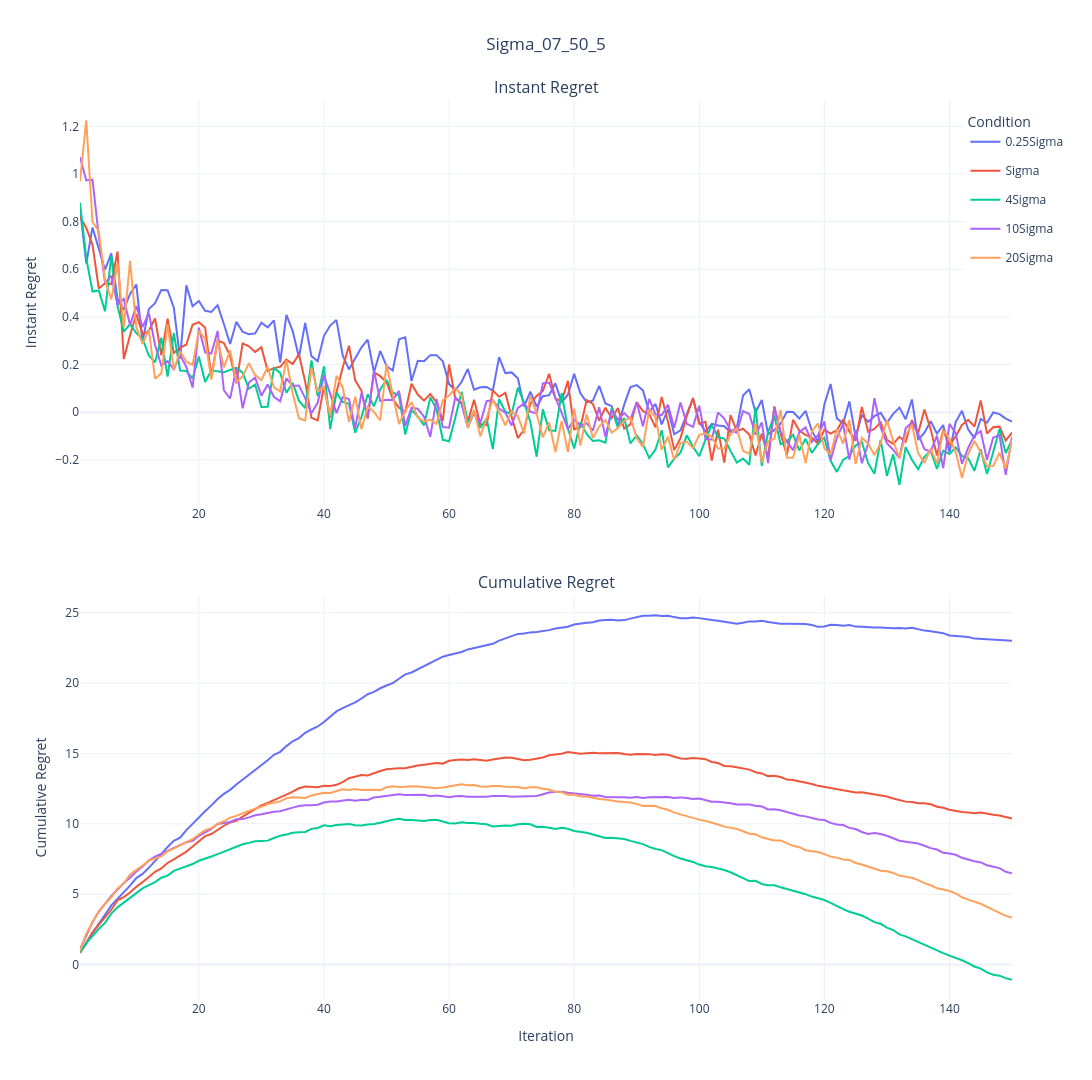

Write notebook code for a chart like this one.
### Code cell
import pandas as pd
import plotly.graph_objects as go
import plotly.express as px
from plotly.subplots import make_subplots
import plotly.io as pio
import os
import numpy as np

text = "Sigma_07"

# 定义文件夹路径和CSV文件列表
data_folder = os.path.join('Data', text)
# files = ['50_5_0.csv','50_5_2.csv','50_5_20.csv','50_5_TS.csv','50_5_Uni.csv']
# curve_names = ['β = 0', 'β = 2', 'β = 20', 'TS', 'Uniform']
files = ['50_8_TS_0.25.csv','50_8_TS_1.csv','50_8_TS_4.csv','50_8_TS_10.csv','50_8_TS_20.csv']
curve_names = [ '0.25Sigma', 'Sigma', '4Sigma', '10Sigma', '20Sigma']
colors = px.colors.qualitative.Plotly[:len(curve_names)] 

# 创建三个DataFrame分别存储原始均值、最优均值和累积遗憾
all_mean_data = pd.DataFrame()
all_best_data = pd.DataFrame()
all_cumsum_data = pd.DataFrame()  # 新增：存储Cumulative Regret

# 循环处理每个文件
for file, name in zip(files, curve_names):
    file_path = os.path.join(data_folder, file)
    df = pd.read_csv(file_path, index_col='Repetition')
    
    # 计算每个step的均值（Instant Regret）
    mean_results = df.mean(axis=0)
    
    # 计算当前最优均值（Simple Regret，可选保留或删除）
    best_results = np.minimum.accumulate(mean_results.values)
    
    # 添加到原始均值DataFrame
    temp_mean_df = pd.DataFrame({
        'Iter': range(1, 151),
        'Value': mean_results.values,
        'Condition': name
    })
    
    # 添加到最优均值DataFrame（可选保留或删除）
    temp_best_df = pd.DataFrame({
        'Iter': range(1, 151),
        'Value': best_results,
        'Condition': name
    })    
    
    # 新增：计算Cumulative Regret（排除Uniform条件）
    if name != 'Uniform':
        cumsum_results = np.cumsum(mean_results.values)
        temp_cumsum_df = pd.DataFrame({
            'Iter': range(1, 151),
            'Value': cumsum_results,
            'Condition': name
        })
        all_cumsum_data = pd.concat([all_cumsum_data, temp_cumsum_df])
    
    all_mean_data = pd.concat([all_mean_data, temp_mean_df])
    all_best_data = pd.concat([all_best_data, temp_best_df])

# 创建子图（2行1列，垂直排列）
fig = make_subplots(
    rows=2, cols=1,
    vertical_spacing=0.1,
    subplot_titles=("Instant Regret", "Cumulative Regret")  # 添加子图标题
)

# 为每个条件添加原始均值曲线（Instant Regret，第一个子图）
for i, condition in enumerate(curve_names):
    mean_df = all_mean_data[all_mean_data['Condition'] == condition]
    fig.add_trace(
        go.Scatter(
            x=mean_df['Iter'],
            y=mean_df['Value'],
            name=condition,
            legendgroup=condition,
            showlegend=True,
            line=dict(color=colors[i]),
            meta=[condition],
            hovertemplate="Iter: %{x}<br>Mean: %{y:.4f}<br>Condition: %{meta[0]}<extra></extra>"
        ),
        row=1, col=1
    )

# 为每个条件（排除Uniform）添加累积遗憾曲线（Cumulative Regret，第二个子图）
for i, condition in enumerate(curve_names):
    if condition == 'Uniform':
        continue  # 跳过Uniform条件
    cumsum_df = all_cumsum_data[all_cumsum_data['Condition'] == condition]
    fig.add_trace(
        go.Scatter(
            x=cumsum_df['Iter'],
            y=cumsum_df['Value'],
            name=condition,
            legendgroup=condition,
            showlegend=False,  # 避免重复图例
            line=dict(color=colors[i]),
            meta=[condition],
            hovertemplate="Iter: %{x}<br>CumSum: %{y:.4f}<br>Condition: %{meta[0]}<extra></extra>"
        ),
        row=2, col=1
    )

# 更新布局
fig.update_layout(
    title_text=text+"_50_5",
    title_x=0.5,
    height=1080,
    width=1920,
    template='plotly_white',
    legend_title_text='Condition',
    legend=dict(yanchor="top", y=0.99, xanchor="left", x=0.95)
)

# 更新Y轴和X轴标签
fig.update_yaxes(title_text="Instant Regret", row=1, col=1)
fig.update_yaxes(title_text="Cumulative Regret", row=2, col=1)
fig.update_xaxes(title_text="Iteration", row=2, col=1)  # 仅底部子图显示X轴标签

# 显示图形
fig.show()

# 保存为HTML文件
pio.write_html(fig, '50_5_instant.html')

### Figure 1 — Plotly figure (JSON) as saved in the notebook; plotly's stock layout.template omitted (floating-point values rounded to 4 significant figures; data arrays with more than 128 entries replaced by an {"elided": "..."} marker saying what was removed)
{"data": [{"hovertemplate": "Iter: %{x}<br>Mean: %{y:.4f}<br>Condition: %{meta[0]}<extra></extra>", "legendgroup": "0.25Sigma", "line": {"color": "#636EFA"}, "meta": ["0.25Sigma"], "name": "0.25Sigma", "showlegend": true, "type": "scatter", "x": {"elided": "150 int values"}, "xaxis": "x", "y": {"elided": "150 float values"}, "yaxis": "y"}, {"hovertemplate": "Iter: %{x}<br>Mean: %{y:.4f}<br>Condition: %{meta[0]}<extra></extra>", "legendgroup": "Sigma", "line": {"color": "#EF553B"}, "meta": ["Sigma"], "name": "Sigma", "showlegend": true, "type": "scatter", "x": {"elided": "150 int values"}, "xaxis": "x", "y": {"elided": "150 float values"}, "yaxis": "y"}, {"hovertemplate": "Iter: %{x}<br>Mean: %{y:.4f}<br>Condition: %{meta[0]}<extra></extra>", "legendgroup": "4Sigma", "line": {"color": "#00CC96"}, "meta": ["4Sigma"], "name": "4Sigma", "showlegend": true, "type": "scatter", "x": {"elided": "150 int values"}, "xaxis": "x", "y": {"elided": "150 float values"}, "yaxis": "y"}, {"hovertemplate": "Iter: %{x}<br>Mean: %{y:.4f}<br>Condition: %{meta[0]}<extra></extra>", "legendgroup": "10Sigma", "line": {"color": "#AB63FA"}, "meta": ["10Sigma"], "name": "10Sigma", "showlegend": true, "type": "scatter", "x": {"elided": "150 int values"}, "xaxis": "x", "y": {"elided": "150 float values"}, "yaxis": "y"}, {"hovertemplate": "Iter: %{x}<br>Mean: %{y:.4f}<br>Condition: %{meta[0]}<extra></extra>", "legendgroup": "20Sigma", "line": {"color": "#FFA15A"}, "meta": ["20Sigma"], "name": "20Sigma", "showlegend": true, "type": "scatter", "x": {"elided": "150 int values"}, "xaxis": "x", "y": {"elided": "150 float values"}, "yaxis": "y"}, {"hovertemplate": "Iter: %{x}<br>CumSum: %{y:.4f}<br>Condition: %{meta[0]}<extra></extra>", "legendgroup": "0.25Sigma", "line": {"color": "#636EFA"}, "meta": ["0.25Sigma"], "name": "0.25Sigma", "showlegend": false, "type": "scatter", "x": {"elided": "150 int values"}, "xaxis": "x2", "y": {"elided": "150 float values"}, "yaxis": "y2"}, {"hovertemplate": "Iter: %{x}<br>CumSum: %{y:.4f}<br>Condition: %{meta[0]}<extra></extra>", "legendgroup": "Sigma", "line": {"color": "#EF553B"}, "meta": ["Sigma"], "name": "Sigma", "showlegend": false, "type": "scatter", "x": {"elided": "150 int values"}, "xaxis": "x2", "y": {"elided": "150 float values"}, "yaxis": "y2"}, {"hovertemplate": "Iter: %{x}<br>CumSum: %{y:.4f}<br>Condition: %{meta[0]}<extra></extra>", "legendgroup": "4Sigma", "line": {"color": "#00CC96"}, "meta": ["4Sigma"], "name": "4Sigma", "showlegend": false, "type": "scatter", "x": {"elided": "150 int values"}, "xaxis": "x2", "y": {"elided": "150 float values"}, "yaxis": "y2"}, {"hovertemplate": "Iter: %{x}<br>CumSum: %{y:.4f}<br>Condition: %{meta[0]}<extra></extra>", "legendgroup": "10Sigma", "line": {"color": "#AB63FA"}, "meta": ["10Sigma"], "name": "10Sigma", "showlegend": false, "type": "scatter", "x": {"elided": "150 int values"}, "xaxis": "x2", "y": {"elided": "150 float values"}, "yaxis": "y2"}, {"hovertemplate": "Iter: %{x}<br>CumSum: %{y:.4f}<br>Condition: %{meta[0]}<extra></extra>", "legendgroup": "20Sigma", "line": {"color": "#FFA15A"}, "meta": ["20Sigma"], "name": "20Sigma", "showlegend": false, "type": "scatter", "x": {"elided": "150 int values"}, "xaxis": "x2", "y": {"elided": "150 float values"}, "yaxis": "y2"}], "layout": {"annotations": [{"font": {"size": 16}, "showarrow": false, "text": "Instant Regret", "x": 0.5, "xanchor": "center", "xref": "paper", "y": 1, "yanchor": "bottom", "yref": "paper"}, {"font": {"size": 16}, "showarrow": false, "text": "Cumulative Regret", "x": 0.5, "xanchor": "center", "xref": "paper", "y": 0.45, "yanchor": "bottom", "yref": "paper"}], "height": 1080, "legend": {"title": {"text": "Condition"}, "x": 0.95, "xanchor": "left", "y": 0.99, "yanchor": "top"}, "title": {"text": "Sigma_07_50_5", "x": 0.5}, "width": 1920, "xaxis": {"anchor": "y", "domain": [0, 1]}, "xaxis2": {"anchor": "y2", "domain": [0, 1], "title": {"text": "Iteration"}}, "yaxis": {"anchor": "x", "domain": [0.55, 1], "title": {"text": "Instant Regret"}}, "yaxis2": {"anchor": "x2", "domain": [0, 0.45], "title": {"text": "Cumulative Regret"}}}}
